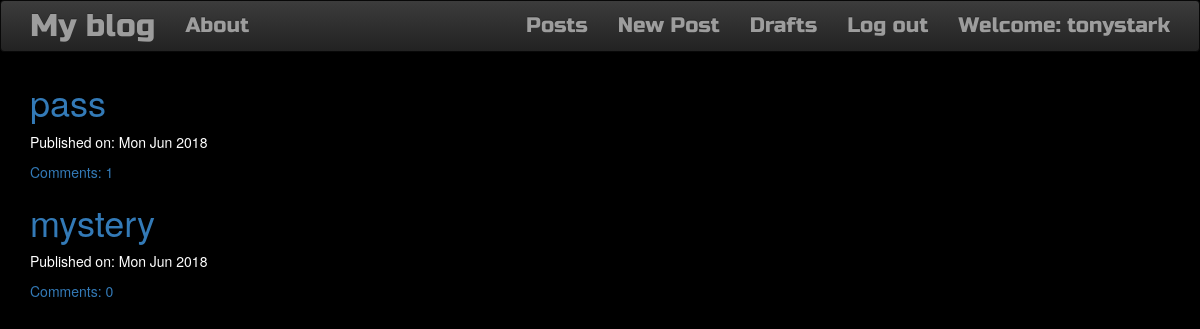
The page /posts/ (signed in) on the database its author committed.
### web/models.py (models this page shows, shortened)
class Post(models.Model):
    author = models.ForeignKey('auth.User', on_delete=models.CASCADE)
    title = models.CharField(max_length=1000)
    content = models.TextField()
    created_date = models.DateTimeField(default=timezone.now)
    published_date = models.DateTimeField(blank=True, null=True)
    def approve_comments(self):
        return self.comments.filter(approved_comment=True)

### web/views.py (the view)
# urls.py: url(r'posts/', views.PostListView.as_view(), name='post_list'),
class PostListView(ListView):
    model = Post
    def get_queryset(self):
        return Post.objects.filter(published_date__lte=timezone.now()).order_by('-published_date')

### web/templates/web/post_list.html
{% extends 'web/base.html' %}
{% block content %}
<div class="centerstage">
{% if user.is_authenticated %}
    {% for post in post_list %}
        <div class="post">
            <h1><a href="{% url 'post_detail' pk=post.pk %}">{{ post.title }}</a></h1>
            <div class="date">
                <p>Published on: {{ post.published_date|date:"D M Y"}}</p>
            </div>
            <a href="{% url 'post_detail' pk=post.pk %}">Comments: {{ post.approve_comments.count }}</a>
        </div>
    {% endfor %}
    {% else %}
    <h2></h2>
{% endif %}
</div>
{% endblock %}

### web/templates/web/base.html (shortened to what this page needs)
<!DOCTYPE html>
{% load staticfiles %}
<html>
    <head>
        <link rel="stylesheet" href="https://maxcdn.bootstrapcdn.com/bootstrap/3.3.7/css/bootstrap.min.css">
        <link rel="stylesheet" href="https://maxcdn.bootstrapcdn.com/bootstrap/3.3.7/css/bootstrap-theme.min.css">
        <link rel="stylesheet" href="//cdn.jsdelivr.net/medium-editor/latest/css/medium-editor.min.css" type="text/css" media="screen" charset="utf-8">
        <link rel="stylesheet" href="{% static 'css/web.css' %}">
<body class='loader'>
  <nav class="navbar navbar-inverse techfont custom-navbar">
    <div class="container">
      <ul class="nav navbar-nav">
        <li><a class='navbar-brand bigbrand' href="{% url 'index' %}">My blog</a></li>
        <li><a href="{% url 'about'%}">About</a></li>
      </ul>
      <ul class="nav navbar-nav navbar-right">
        {% if user.is_authenticated %}
        <li>
          <a href="{% url 'post_list' %}">Posts</a>
        </li>
        <li>
          <a href="{% url 'post_new' %}" >New Post</a>
        </li>
        <li>
          <a href="{% url 'post_draft_list' %}">Drafts</a>
        </li>
        <li>
          <a href="{% url 'accounts:logout' %}" >Log out</a>
        </li>
        <li>
          <a >Welcome: {{ user.username }}</a>
        </li>
          {% else %}
          <li><a class='nav navbar-right' href="{% url 'login' %}" ><span class="glyphicon glyphicon-user"></span>Login</a></li>
        {% endif %}
      </ul>
  </div>
</nav>
        <div class="content container">
            <div class="row">
                <div class="col-md-8">
                  <div class="blog_posts">
                    {% block content %}
                    {% endblock %}
                  </div>
                </div>
            </div>
        </div>
</body>
</html>

### web/static/css/web.css (style rules this page uses)
.techfont { font-family: 'Russo One', sans-serif; font-size: 1.5em; margin-bottom: 10px; }
.centerstage { margin-left: auto; margin-right: auto; }
.bigbrand { font-size: 1.5em; }
body { background-color: black; color:white; }

### rows shown on the page
Post: title "pass", published_date "Mon Jun 2018", approve_comments.count "1"
Post: title "mystery", published_date "Mon Jun 2018", approve_comments.count "0"

### other values the page prints
{{ user.username }} "tonystark"
